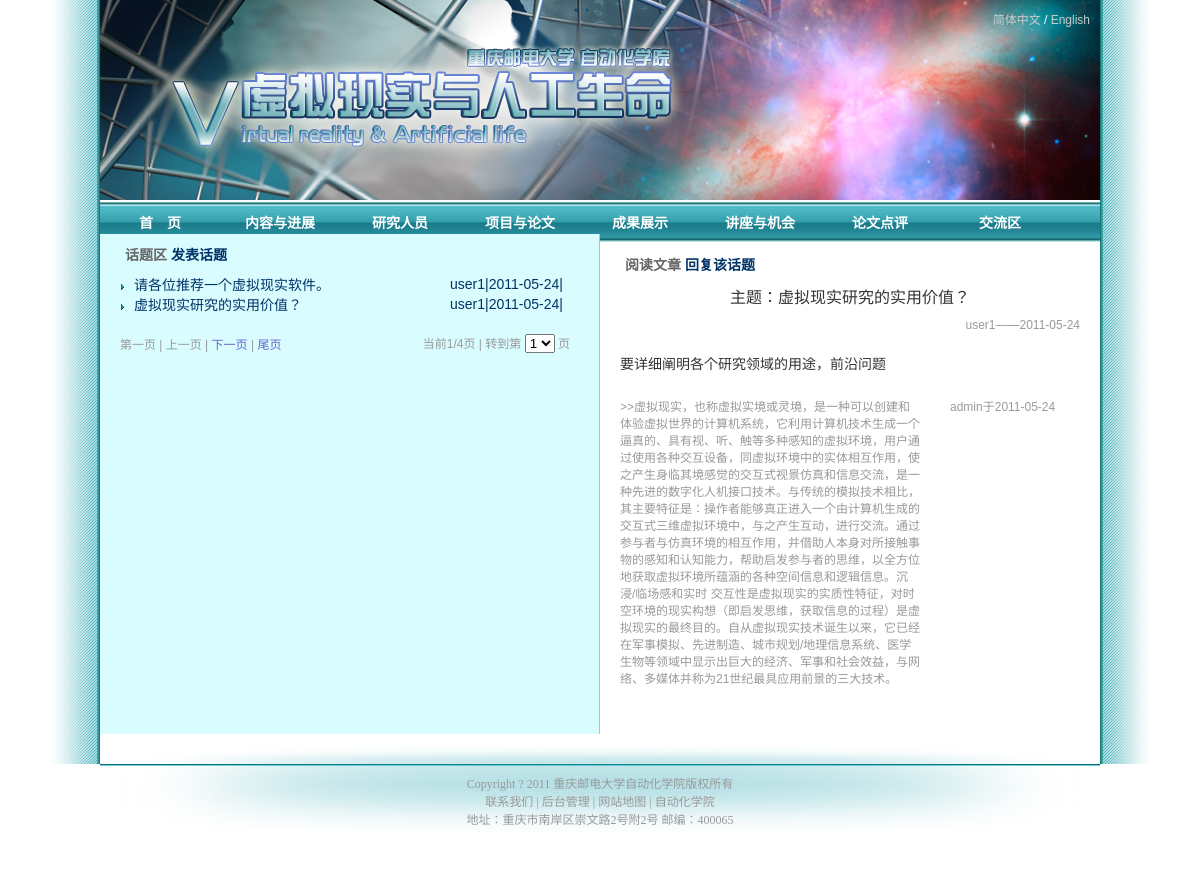
Screenshot of /bbs.php?id=100&mode=read&lan=chs with the database file from the repository.
### tables this page shows
CREATE TABLE IF NOT EXISTS `10branch` (
  `id` int(11) NOT NULL,
  `item` varchar(15) NOT NULL,
  `item_eng` varchar(40) NOT NULL,
  `desc` text NOT NULL,
  `address` varchar(50) NOT NULL,
  `visiable` int(11) NOT NULL,
  `style` int(11) NOT NULL,
  PRIMARY KEY (`item`),
  UNIQUE KEY `id` (`id`)
);

CREATE TABLE IF NOT EXISTS `40bbs` (
  `id` int(11) NOT NULL AUTO_INCREMENT,
  `subid` int(11) NOT NULL,
  `title` text NOT NULL,
  `content` text NOT NULL,
  `username` varchar(50) NOT NULL,
  `date` date NOT NULL,
  PRIMARY KEY (`id`),
  KEY `id` (`id`)
);

CREATE TABLE IF NOT EXISTS `50config` (
  `id` int(11) NOT NULL,
  `sitetitle_chs` varchar(50) NOT NULL,
  `sitetitle_eng` varchar(50) NOT NULL,
  `user_reg` int(2) NOT NULL,
  `user_log` int(2) NOT NULL,
  `user_edit` int(2) NOT NULL,
  `pgsize` int(11) NOT NULL,
  `hotsize` int(11) NOT NULL,
  `sitebanner_chs` varchar(80) NOT NULL,
  `sitebanner_eng` varchar(80) NOT NULL,
  `siteflash` varchar(50) NOT NULL,
  `fvico` varchar(50) NOT NULL,
  `connect` varchar(50) NOT NULL,
  `sitemap` varchar(50) NOT NULL,
  `lasttitle_chs` varchar(50) NOT NULL,
  `lasttitle_eng` varchar(50) NOT NULL,
  `lasturl_url` varchar(50) NOT NULL,
  `copyrt_chs` varchar(200) NOT NULL,
  `address_chs` varchar(200) NOT NULL,
  `copyrt_eng` varchar(200) NOT NULL,
  `address_eng` varchar(200) NOT NULL,
  PRIMARY KEY (`id`)
);

### bbs.php (the view, shortened to what this page needs)
<head>
<link href="images/article_view.css" rel="stylesheet" type="text/css" />
</head>
<body topmargin="0">
<table  width=100% cellpadding="0" cellspacing="0" class="bgline">
<tr><td align="center">
<?php
include_once("header.php");
?>
</td></tr>
<tr><td align="center">
<div  id="main">
<table border="0" cellpadding="0" cellspacing="0" width=100% height="500px"><tr><td >
<div class="bbs_list">
<?php
if($_GET["mode"]!=topic)
{
       echo "<div style='font-size:14px;padding:10px 0px 10px 25px; font-weight:bold; color:#666666;'>";
if($_GET[lan]==chs)
{echo "话题区";}
	   echo " <a href=bbs.php?mode=topic&lan=".$_GET["lan"].">";
if($_GET[lan]==chs)
{echo "发表话题";}
	   echo "</a></div>";
if(1)
{
    if(isset($_GET['page'])){
        $page=intval($_GET['page']);
    }
    else{
        $page = 1;
    }
	$respg=mysql_query("SELECT * FROM 50config WHERE id='1'");
	$rowspg=mysql_fetch_assoc($respg);
	$pgsize=$rowspg["pgsize"];
    $page_size=$pgsize;
    $pages="SELECT count(*) as amount FROM 40bbs WHERE subid=0";
    $result=mysql_query($pages);
    while($row=mysql_fetch_row($result)){
    $amount=$row[0];
    }
    if($amount){
        if($amount%$page_size){$page_count=(int)($amount/$page_size)+1;}
        else {$page_count=$amount / $page_size;}
    }
	if(!empty($id)){ $sql="SELECT * FROM 40bbs WHERE subid=0";  echo "bbbbbbbbb";}
    else{
        $sql="SELECT * FROM 40bbs WHERE subid=0  order by id DESC limit ".($page-1)*$page_size.",".$page_size."";}
        $res=mysql_query($sql) or die(mysql_error());
        while($row=mysql_fetch_array($res))
        {
		    echo "<table  border='0' cellpadding='0' cellspacing='0'><tr><td width=350px valign='top'>";
    		echo "<tr><td><li>";
			echo "<a href=bbs.php?id=".$row["id"]."&mode=read&lan=".$_GET["lan"]."&page=".$_GET["page"].">".mb_substr($row["title"],0,21,'utf-8')."</a></td><td><div class='date'>".$row["username"]."|".$row["date"]."|</div></li>";
			echo "</td></tr></table>";
        }
	echo "<div class=page><table width=450px border='0' cellspacing='0' cellpadding='0'>
     <tr><td width=200px>";
    if($page==1){
        echo "第一页 | 上一页 | ";
    }
    else{
        echo "<a href=bbs.php?lan=".$_GET['lan']."&page=1>第一页</a> | <a href=bbs.php?lan=".$_GET['lan']."&page=".($page-1).">上一页</a> | ";
    }
    if(($page==$page_count) || ($page_count == 0)){
        echo "下一页 | 尾页";
    }
    else{
        echo "<a href=bbs.php?&lan=".$_GET['lan']."&page=".($page+1).">下一页</a> | <a hrefbbs.php?&lan=".$_GET['lan']."&page=".$page_count.">尾页</a>";
    }
	echo "</td>";
}
 ?>
    <td >&nbsp;</td>
    <td width="200px" align="right">当前<?php echo "$page";?>/<?php echo "$page_count";?>页
                              | 转到第
                              <select name="sel_page" onChange="javascript:location=this.options[this.selectedIndex].value;">
                                <?php
       for($i = 1 ;$i <=$page_count;$i++){
     if($i==$page){
    ?>
                                <option value="bbs.php?&lan=<?php echo $_GET['lan'];?>&page=<?php echo $i;?>" selected />
                                <?php echo $i;?>
                                <?php }
     else
     { ?>
                                <option value="bbs.php?&lan=<?php echo $_GET['lan'];?>&page=<?php echo $i;?>" />
                                <?php }
        }    ?>
                              </select>
                              页</td>
  </tr>
</table>
<?php  echo "</div>";  ?>
<?php
}
?>
</div>
</td><td>
<div class="bbs_view">
<?php
if($_GET["mode"]==read)
{
$id=$_GET["id"];
       echo "<div style='font-size:14px;padding:10px 0px 10px 25px; font-weight:bold; color:#666666;'>";
if($_GET[lan]==chs)
{echo "阅读文章 ";}
	   echo "<a href=bbs.php?id=$id&mode=sub&lan=".$_GET["lan"].">";
if($_GET[lan]==chs)
{echo " 回复该话题";}
	   echo "</a></div>";
$res=mysql_query("SELECT * FROM 40bbs WHERE id='$id' ");
while($rows=mysql_fetch_assoc($res))
    	{
		if($rows["subid"]==0)
			{
    		echo "<div class='bbs_title'>";
if($_GET[lan]==chs)
{echo "主题：";}
	   echo "".$rows["title"]."</div>";
			echo "<div class='bbs_username'>".$rows["username"]."——".$rows["date"]."</div>";
    		echo "<div class='bbs_content'>".$rows["content"]."</div>";
    		}
		}
$ressub=mysql_query("SELECT * FROM 40bbs WHERE subid='$id'  ORDER BY id ");
while($rowssub=mysql_fetch_assoc($ressub))
    	{
		echo "<table  border='0' cellpadding='0' cellspacing='0'><tr><td width=350px valign='top'>";
		echo "<div class='sublist'><li><div class='bbs_subcontent'>";
			echo ">>".$rowssub["content"]."</div>";
		echo "</td><td valign='top'><div class='bbs_subusername'>".$rowssub["username"]."";
if($_GET[lan]==chs)
{echo "于";}
	   echo "".$rowssub["date"]."</div></li></div>";
    	echo "</td></tr></table>";
		}
}
?>
</div>
</td></tr></table>
<table  width=100% cellpadding="0" cellspacing="0">
<tr><td align="center">
<?php
include_once("footer.php");
?>
</td></tr></table>
</body>
</html>

### header.php (shortened to what this page needs)
<!DOCTYPE html PUBLIC "-//W3C//DTD XHTML 1.0 Transitional//EN" "http://www.w3.org/TR/xhtml1/DTD/xhtml1-transitional.dtd">
<html xmlns="http://www.w3.org/1999/xhtml">
<head>
<link href="images/header.css" rel="stylesheet" type="text/css" />
</head>
<body>
<?php
if($_GET[lan]==chs)
{
	echo"
	<div class='banner_chs'>
	<div class='language'>
	<a href='index.php?lan=chs'>
	简体中文
	</a>
	/
	<a href='index.php?lan=eng'>
	English
	</a>
	</div>
	";
}
?>
</div>
<table cellpadding="0" cellspacing="0" border="0"><tr><td class="navi">
<ul>
<li><a href="index.php<?php echo "?lan=$_GET[lan]"    ?>">
<?php
if($_GET[lan]==chs)
{echo "首　页";}
?>
</a></li>
<li>
<?php
$res=mysql_query("SELECT * FROM 10branch ORDER BY id");
while($rows=mysql_fetch_assoc($res))
    if(($rows["visiable"])&&($rows["id"]!=0)&&($rows["id"]<=70))
    {
if($_GET[lan]==chs)
    	{
    	echo "<a href=article_view.php?id=main&itm_id=".$rows["id"]."&lan=$_GET[lan]>".$rows["item"]."</a>";
    	}
    }
?></li>
</ul>
</td></tr></table>
</body>
</html>

### footer.php (shortened to what this page needs)
<!DOCTYPE html PUBLIC "-//W3C//DTD XHTML 1.0 Transitional//EN" "http://www.w3.org/TR/xhtml1/DTD/xhtml1-transitional.dtd">
<html xmlns="http://www.w3.org/1999/xhtml">
<head>
<link href="images/header.css" rel="stylesheet" type="text/css" />
<body>
<div  class="footer">
<?php
$res=mysql_query("SELECT * FROM 50config WHERE id='1' ");
$rows=mysql_fetch_assoc($res);
if($_GET[lan]==chs)
{echo $rows["copyrt_chs"]."<br/> ";}
echo "<a href='mailto:".$rows["connect"]."'>";
if($_GET[lan]==chs)
{echo "联系我们";}
echo "</a> |
<a href='admin/admin.php'>";
if($_GET[lan]==chs)
{echo "后台管理";}
echo "</a> |
<a href='sitemap.php?lan=".$_GET[lan]."'>";
if($_GET[lan]==chs)
{echo "网站地图";}
echo "</a> |
<a href='".$rows["lasturl_url"]."'>";
if($_GET[lan]==chs)
{echo $rows["lasttitle_chs"];}
echo "</a> <br/>";
if($_GET[lan]==chs)
{echo $rows["address_chs"]."<br/>";}
echo "</div>";
?>
</body>
</html>

### images/article_view.css (style rules this page uses)
.bgline { background-image: url(bgline2.jpg); background-repeat: repeat-y; background-position: center; }
html { overflow: -moz-scrollbars-vertical; }
#main { position: relative; left: 5px; width: 1010px; height: 100%; margin-right: auto; margin-left: auto; padding-bottom: 20px; font-family: Arial, Helvetica, sans-serif; }
.bbs_list .page { margin:20px; }
.bbs_list .page td { color:#999999; font-size:12px; }
.bbs_list .page td a { color:#6666CC; font-size:12px; text-decoration:none; }
.bbs_list { width: 499px; height: 100%; background-color: #D9FCFF; border-right: #BBBBBB 1px solid; }
.bbs_list li { margin-left: 20px; list-style-image: url(li2.gif); }
.bbs_list .date { color: #003366; font-size: 14px; text-decoration: none; float: right; margin-right: 20px; }
.bbs_list a { color: #003366; font-size: 14px; text-decoration: none; }
.bbs_view { width: 500px; height: 100%; position: relative; left: -5px; background-color: #FFFFFF; }
.bbs_view .bbs_title { font-size: 16px; color: #333333; text-align: center; }
.bbs_view .bbs_username { font-size: 12px; color: #999999; text-align: right; margin-right: 20px; margin-top: 10px; }
.bbs_view .bbs_content { font-size: 14px; color: #333333; margin: 20px; line-height: 25px; }
.bbs_subusername { font-size: 12px; color: #999999; margin-right: 20px; }
.bbs_subcontent { float: left; font-size: 12px; color: #999999; width: 300px; }
.sublist li { list-style-image: url(li1.gif); list-style-position: outside; margin-left: 20px; }
.bbs_view a { color: #003366; font-size: 14px; text-decoration: none; }

### images/header.css (style rules this page uses)
.banner_chs { height:200px; width:1000px; background:url(banner_chs.jpg); }
.banner_chs .language { color:#FFFFFF; float:right; font-size:12px; text-decoration:none; padding:10px; font-family:Arial, Helvetica, sans-serif; }
.banner_chs .language a { color:#CCCCCC; font-size:12px; text-decoration:none; }
.navi { height:40px; width:1000px; background:url(bg-navi.jpg) repeat-x center; font-family:Arial, Helvetica, sans-serif; }
.navi ul { list-style-type:none; display:inline; font-size:14px; font-weight:bold; }
.navi ul li { float:left; text-align:center; }
.navi ul li a { padding:12px 0px 12px 0px; margin:0px 10px 0px 10px; display:inline-block; width:100px; color:#FFFFFF; text-decoration:none; }
.footer { width:1000px; height:90px; background:url(footer.jpg); background-repeat:no-repeat; position:relative; top:-20px; padding-top:30px; font-size:12px; color:#999999; text-decoration:none; font-family:"Times New Roman", Times, serif; }
.footer a { color:#999999; text-decoration:none; }

### rows the page displays
10branch: item "内容与进展"
10branch: item "研究人员"
10branch: item "项目与论文"
10branch: item "成果展示"
10branch: item "讲座与机会"
10branch: item "论文点评"
10branch: item "交流区"
40bbs: title "请各位推荐一个虚拟现实软件。", username "user1", date "2011-05-24"
40bbs: title "虚拟现实研究的实用价值？", username "user1", date "2011-05-24", content "要详细阐明各个研究领域的用途，前沿问题"
40bbs: content "虚拟现实，也称虚拟实境或灵境，是一种可以创建和体验虚拟世界的计算机系统，它利用计算机技术生成一个逼真的、具有视、听、触等多种感知的虚拟环境，用户通过使用各种交互设备，同虚拟环境中的实体相互作用，使之产生身临其境感觉的交互式视景仿真和信息交流，是一种先进的数字化人机接口技术。与传统的模拟技术相比，其主要特征是：操作者能够真正进入一个由计算机生成的交互式三维虚拟环境中，与之产生互动，进行交流。通过参与者与仿真环境的相互作用，并借助人本身对所接触事物的感知和认知能力，帮助启发参与者的思维，以全方位地获取虚拟环境所蕴涵的各种空间信息和逻辑信息。沉浸/临场感和实时 交互性是虚拟现实的实质性特征，对时空环境的现实构想（即启发思维，获取信息的过程）是虚拟现实的最终目的。自从虚拟现实技术诞生以来，它已经在军事模拟、先进制造、城市规划/地理信息系统、医学生物等领域中显示出巨大的经济、军事和社会效益，与网络、多媒体并称为21世纪最具应用前景的三大技术。", username "admin", date "2011-05-24"
50config: copyrt_chs "Copyright ? 2011 重庆邮电大学自动化学院版权所有", lasttitle_chs "自动化学院", address_chs "地址：重庆市南岸区崇文路2号附2号 邮编：400065"

### other values shown
$page "1"
$page_count "4"
form field sel_page "1"
